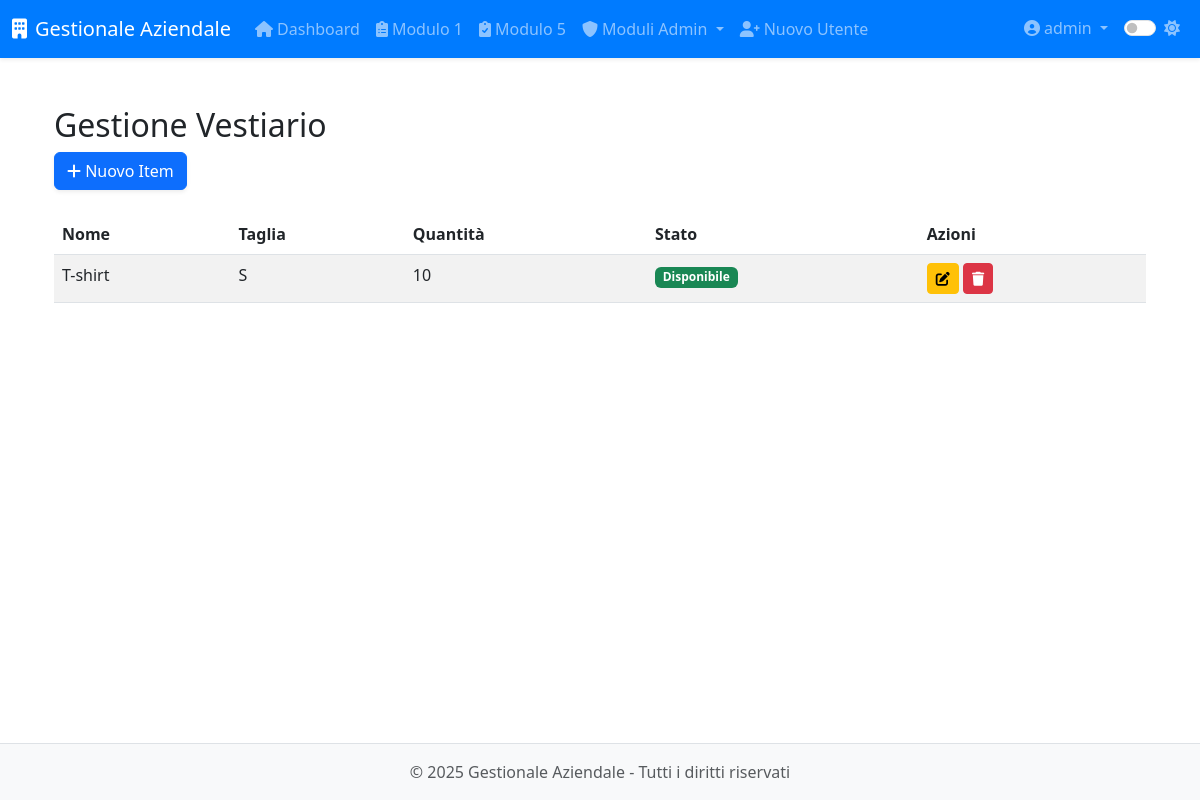
/modulo8/vestiario (signed in), run on an earlier commit of the app's database.
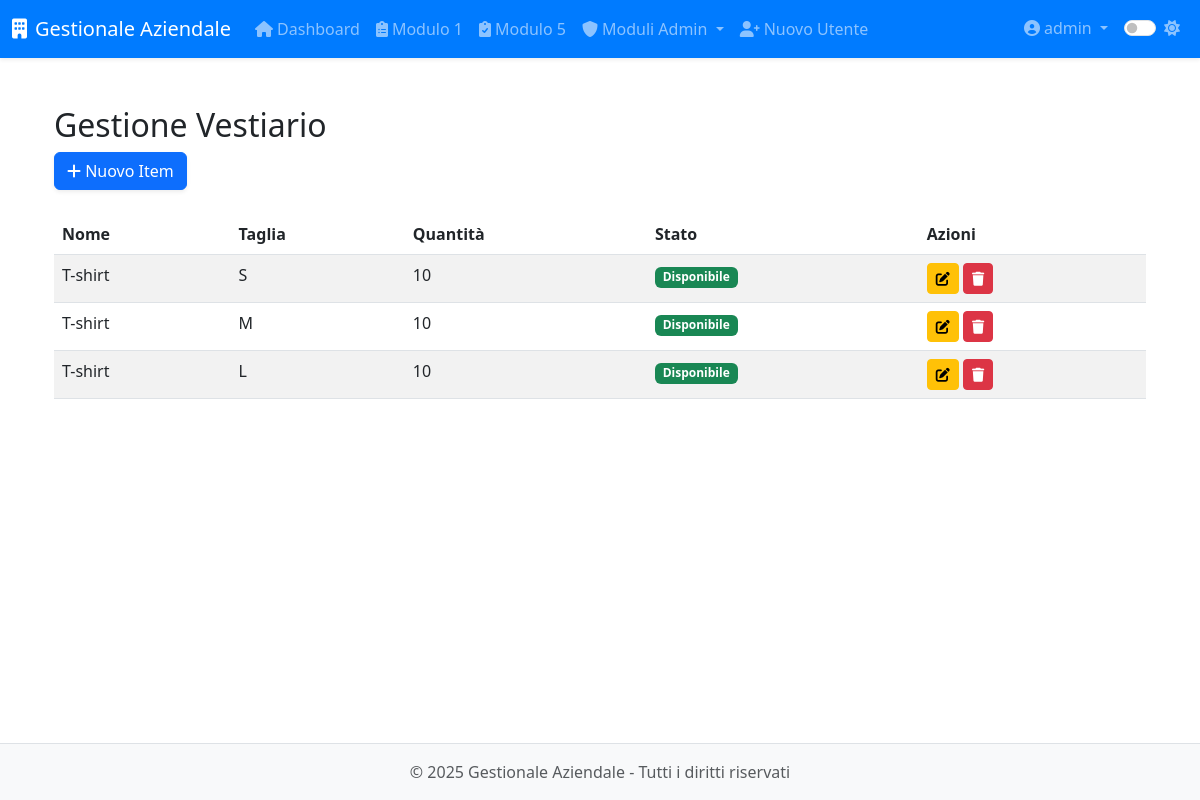
And on a later commit of the database.
### app/models.py (models this page shows, shortened)
class User(UserMixin, db.Model):
    __tablename__ = 'users'
    id = db.Column(db.Integer, primary_key=True)
    username = db.Column(db.String(64), unique=True, nullable=False, index=True)
    email = db.Column(db.String(120))
    password_hash = db.Column(db.String(128), nullable=False)
    role = db.Column(db.String(20), default='operatore')  # 'operatore' o 'admin'
    created_at = db.Column(db.DateTime, default=datetime.utcnow)
    last_login = db.Column(db.DateTime)
    is_active = db.Column(db.Boolean, default=True)
    modulo1_entries = db.relationship('Modulo1Entry',
                               backref='author',
                               lazy='dynamic',
                               foreign_keys='Modulo1Entry.user_id')
    modulo5_entries = db.relationship('Modulo5Entry',
                               backref='author',
                               lazy='dynamic',
                               foreign_keys='Modulo5Entry.user_id')
    def is_admin(self):
        return self.role == 'admin'

class Inventory(db.Model):
    __tablename__ = 'inventory'
    id = db.Column(db.Integer, primary_key=True)
    nome = db.Column(db.String(128), nullable=False)
    taglia = db.Column(db.String(64))                        # facoltativa
    quantita = db.Column(db.Integer, default=0, nullable=False)

### app/routes/modulo8.py (the view)
@modulo8.route('/vestiario')
@login_required
@admin_required
def gestione_vestiario():
    items = Inventory.query.all()
    return render_template('modulo8/vestiario/inventory.html', items=items)

### app/models.py (called while the page is built)
@login_manager.user_loader
def load_user(id):
    return User.query.get(int(id))

### app/utils.py (called while the page is built)
def admin_required(f):
    @wraps(f)
    def decorated_function(*args, **kwargs):
        if not current_user.is_authenticated or not current_user.is_admin():
            abort(403)  # Accesso negato
        return f(*args, **kwargs)
    return decorated_function

### app/templates/modulo8/vestiario/inventory.html (shortened to what this page needs)
{% extends 'base.html' %}
{% block content %}
<div class="container mt-4">
    <h2>Gestione Vestiario</h2>
    <div class="mb-4">
        <a href="{{ url_for('modulo8.aggiungi_item_vestiario') }}" class="btn btn-primary">
            <i class="fas fa-plus"></i> Nuovo Item
        </a>
    </div>
    <div class="table-responsive">
        <table class="table table-striped">
            <thead>
                <tr>
                    <th>Nome</th>
                    <th>Taglia</th>
                    <th>Quantità</th>
                    <th>Stato</th>
                    <th>Azioni</th>
                </tr>
            </thead>
            <tbody>
                {% for item in items %}
                <tr>
                    <td>{{ item.nome }}</td>
                    <td>{{ item.taglia }}</td>
                    <td>{{ item.quantita }}</td>
                    <td>
                        {% if item.quantita > 0 %}
                            <span class="badge bg-success">Disponibile</span>
                        {% else %}
                            <span class="badge bg-danger">Esaurito</span>
                        {% endif %}
                    </td>
                    <td>
                        <a href="{{ url_for('modulo8.modifica_item_vestiario', id=item.id) }}" class="btn btn-sm btn-warning">
                            <i class="fas fa-edit"></i>
                        </a>
                        <button class="btn btn-sm btn-danger" onclick="deleteItem({{ item.id }})">
                            <i class="fas fa-trash"></i>
                        </button>
                    </td>
                </tr>
                {% endfor %}
            </tbody>
        </table>
    </div>
</div>
{% endblock %}

### app/templates/base.html (shortened to what this page needs)
<!DOCTYPE html>
<html lang="it">
<head>
    <link href="https://cdn.jsdelivr.net/npm/bootstrap@5.3.0-alpha1/dist/css/bootstrap.min.css" rel="stylesheet">
    <link rel="stylesheet" href="https://cdnjs.cloudflare.com/ajax/libs/font-awesome/6.0.0/css/all.min.css">
    <link id="theme-style" rel="stylesheet" href="{{ url_for('static', filename='css/theme-' + theme + '.css') }}">
    <link rel="stylesheet" href="{{ url_for('static', filename='css/style.css') }}">
    <link rel="stylesheet" href="{{ url_for('static', filename='css/modulo8.css') }}">
</head>
<body>
    <header class="navbar navbar-expand-lg navbar-dark bg-primary sticky-top shadow-sm">
        <div class="container-fluid">
            <a class="navbar-brand" href="{{ url_for('dashboard.index') }}">
                <i class="fas fa-building me-2"></i>{{ app_name }}
            </a>
            <div class="collapse navbar-collapse" id="navbarMain">
                {% if current_user.is_authenticated %}
                <ul class="navbar-nav me-auto">
                    <li class="nav-item">
                        <a class="nav-link" href="{{ url_for('dashboard.index') }}">
                            <i class="fas fa-home me-1"></i>Dashboard
                        </a>
                    </li>
                    <li class="nav-item">
                        <a class="nav-link" href="{{ url_for('modulo1.index') }}">
                            <i class="fas fa-clipboard-list me-1"></i>Modulo 1
                        </a>
                    </li>
                    <li class="nav-item">
                        <a class="nav-link" href="{{ url_for('modulo5.index') }}">
                            <i class="fas fa-clipboard-check me-1"></i>Modulo 5
                        </a>
                    </li>
                    {% if current_user.is_admin() %}
                    <li class="nav-item dropdown">
                        <a class="nav-link dropdown-toggle" href="#" id="adminModulesDropdown" data-bs-toggle="dropdown">
                            <i class="fas fa-shield-alt me-1"></i>Moduli Admin
                        </a>
                    </li>
                    <li class="nav-item">
                        <a class="nav-link" href="{{ url_for('auth.register') }}">
                            <i class="fas fa-user-plus me-1"></i>Nuovo Utente
                        </a>
                    </li>
                    {% endif %}
                </ul>
                <ul class="navbar-nav ms-auto">
                    <li class="nav-item dropdown">
                        <a class="nav-link dropdown-toggle" href="#" id="userDropdown" data-bs-toggle="dropdown">
                            <i class="fas fa-user-circle me-1"></i>{{ current_user.username }}
                        </a>
                    </li>
                    <li class="nav-item">
                        <div class="nav-link">
                            <div class="form-check form-switch">
                                <input class="form-check-input" type="checkbox" id="darkModeToggle" {% if theme == 'dark' %}checked{% endif %}>
                                <label class="form-check-label" for="darkModeToggle">
                                    <i id="theme-icon" class="fas {% if theme == 'dark' %}fa-moon{% else %}fa-sun{% endif %}"></i>
                                </label>
                            </div>
                        </div>
                    </li>
                </ul>
                {% endif %}
            </div>
        </div>
    </header>
    <main class="container py-4">
        {% block content %}{% endblock %}
    </main>
    <footer class="footer mt-auto py-3 bg-light">
        <div class="container text-center">
            <span class="text-muted">&copy; {{ current_year }} {{ app_name }} - Tutti i diritti riservati</span>
        </div>
    </footer>
</body>
</html>

### app/static/css/theme-light.css (style rules this page uses)
:root { --primary-color: #007bff; --secondary-color: #6c757d; --bg-color: #ffffff; --text-color: #212529; --border-color: #dee2e6; --hover-bg: #f8f9fa; --card-bg: #ffffff; --card-border: #e9ecef; --input-bg: #ffffff; --input-border: #ced4da; --footer-bg: #f8f9fa; --footer-text: #6c757d; }
body { background-color: var(--bg-color); color: var(--text-color); transition: all 0.3s ease; }
.navbar-dark { background-color: var(--primary-color) !important; }
.footer { background-color: var(--footer-bg) !important; color: var(--footer-text); border-top: 1px solid var(--border-color); }
.table { color: var(--text-color); }
.table-striped tbody tr:nth-of-type(odd) { background-color: rgba(0, 0, 0, 0.05); }

### app/static/css/style.css (style rules this page uses)
body { display: flex; flex-direction: column; min-height: 100vh; }
main { flex: 1; }
.btn-primary { box-shadow: 0 .125rem .25rem rgba(0,0,0,.075); }
.table-responsive { overflow-x: auto; -webkit-overflow-scrolling: touch; }

What changed in the data, as far as the page shows it:
added Inventory: nome "T-shirt", taglia "M", quantita "10", shows "Disponibile"
added Inventory: nome "T-shirt", taglia "L", quantita "10", shows "Disponibile"
